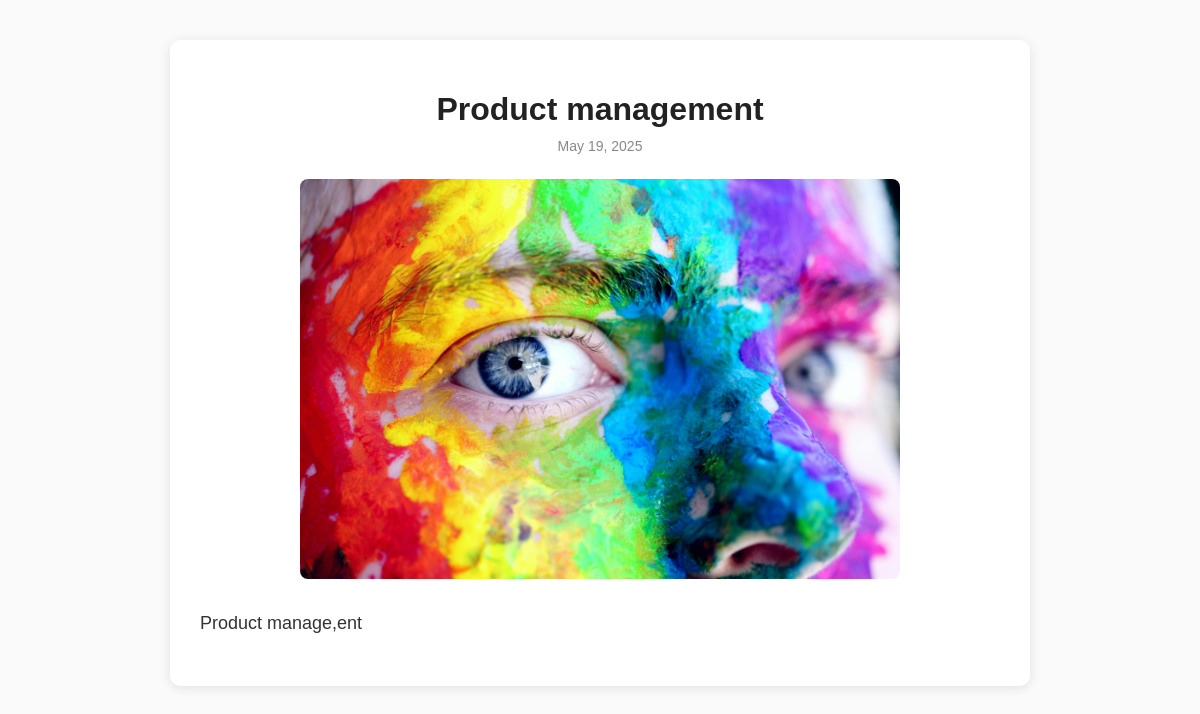
Page /blogs/product-management/ on the committed database.
### digital/models.py (models this page shows, shortened)
class BlogPost(models.Model):
    title = models.CharField(max_length=200)
    content = models.TextField()
    slug = models.SlugField(unique=True)
    image = models.ImageField(upload_to='blog_images/', blank=True, null=True)
    created_at = models.DateTimeField(auto_now_add=True)
    published = models.BooleanField(default=True)

### digital/views.py (the view)
# urls.py: path('blogs/<slug:slug>/', views.blog_detail, name='blog_detail'),  # blog detail page
def blog_detail(request, slug):
    post = get_object_or_404(BlogPost, slug=slug)
    return render(request, 'digital/blog_detail.html', {'post': post})

### digital/templates/digital/blog_detail.html (shortened to what this page needs)
<!DOCTYPE html>
<html>
<head>
</head>
<body>
  <div class="container">
    <h1>{{ post.title }}</h1>
    <time>{{ post.created_at|date:"F d, Y" }}</time>
    {% if post.image %}
      <img src="{{ post.image.url }}" alt="{{ post.title }}">
    {% endif %}
    <div class="content">
      {{ post.content|linebreaks }}
    </div>
  </div>
</body>
</html>

### digital/templates/digital/blog_detail.html (style rules this page uses)
body { font-family: Arial, sans-serif; margin: 40px; background-color: #fafafa; color: #333; }
.container { max-width: 800px; margin: 0 auto; background: white; padding: 30px; border-radius: 10px; box-shadow: 0 2px 12px rgba(0,0,0,0.1); }
h1 { text-align: center; margin-bottom: 10px; color: #222; }
time { display: block; text-align: center; font-size: 14px; color: #888; margin-bottom: 25px; }
img { display: block; max-width: 100%; max-height: 400px; margin: 0 auto 30px auto; border-radius: 8px; object-fit: cover; }
.content { line-height: 1.6; font-size: 18px; text-align: justify; }

### rows in the picture
BlogPost: title "Product management", created_at "May 19, 2025", image (picture), content "Product manage,ent"
